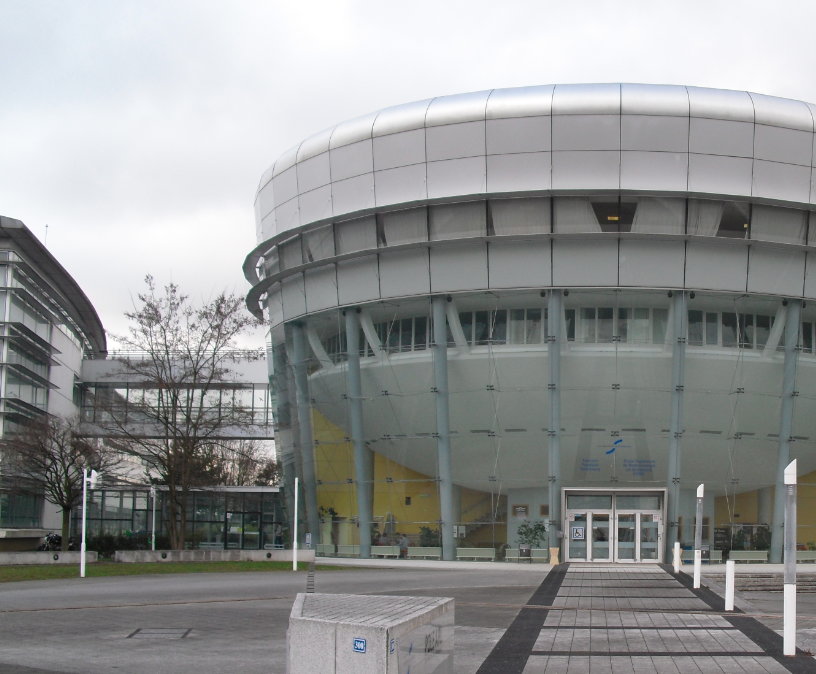
//> input picture TPS/t1.png, 816 x 674 px
$ ./TPS   (built with g++ and OpenCV 4)
//> lines starting //> are read from the running program, lines starting //| are printed output that depends on the picture; after the words box and inside, x2 and y2 are one past the last pixel; in counts of white or black regions, pixels touching at a corner belong together
# include "opencv2/highgui/highgui.hpp"
# include "opencv2/imgproc/imgproc.hpp"
# include <iostream>
# include <stdio.h>
# include <stdlib.h>
# include <list>

using namespace cv;
using namespace std;

int thresh = 125;
Mat t1, t2;
list <Point> C1, C2;

void DrawCoins(Mat gray, int x){
	Mat dst, dst_norm, dst_norm_scaled;
	cornerHarris(gray, dst, 2, 3, 0.04, BORDER_DEFAULT );
	normalize(dst, dst_norm, 0, 255, NORM_MINMAX, CV_32FC1, Mat() );
	convertScaleAbs(dst_norm, dst_norm_scaled );
	for( int j = 0; j < dst_norm.rows ; j++ ){
		for( int i = 0; i < dst_norm.cols; i++ ){
			if( (int) dst_norm.at<float>(j,i) > thresh ){
				Point P;
				P = Point(i,j);
				if(x == 1){
					circle(t1, Point(i,j), 5,  Scalar(0), 2, 8, 0 );
					C1.push_back(P);
				}
				if(x == 2) {
					circle(t2, Point(i,j), 5,  Scalar(0), 2, 8, 0 );
					C2.push_back(P);
				}
			}
		}
	}
}

int main( int argc, char** argv ){
	t1 = imread("t1.png");
//> t1 is the input picture: 674 rows x 816 cols, CV_8UC3; mean B, G, R 147.9, 148.2, 146.5
	t2 = imread("t2.png");
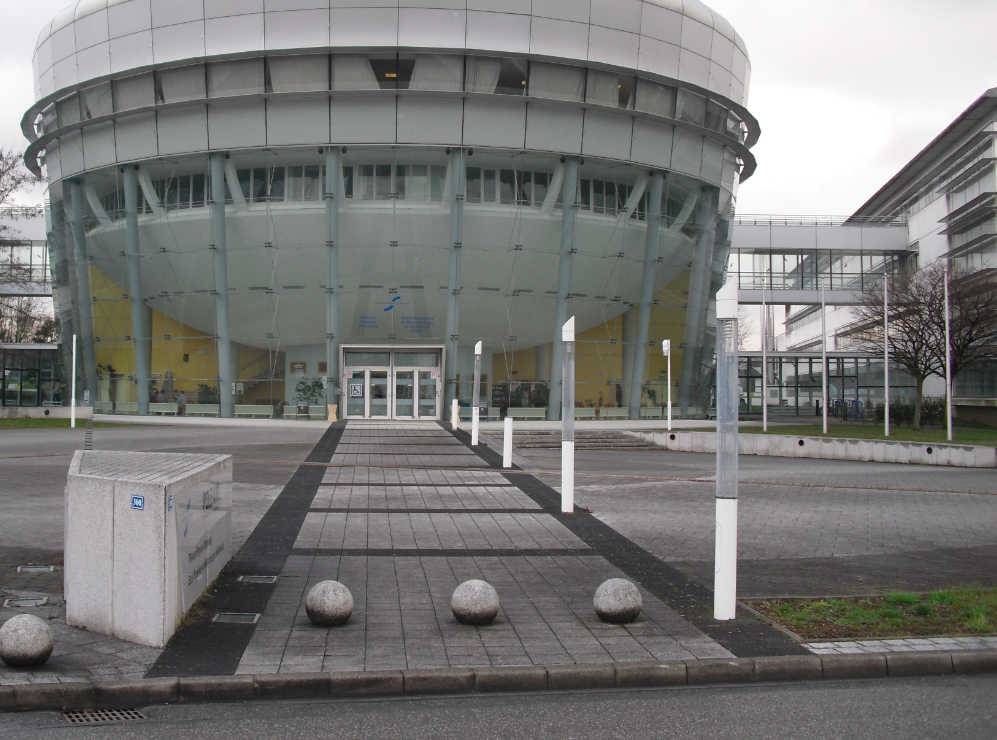
//> input picture TPS/t2.png, 997 x 740 px
//> t2 is the input picture: 740 rows x 997 cols, CV_8UC3; mean B, G, R 117.8, 119.2, 119.4

	Mat gray1, gray2;
	cvtColor(t1, gray1, COLOR_RGB2GRAY);
	cvtColor(t2, gray2, COLOR_RGB2GRAY);

	DrawCoins(gray1, 1);
//> after the loop in DrawCoins, `for( int j = 0; j < dst_norm.rows ; j++ )`:
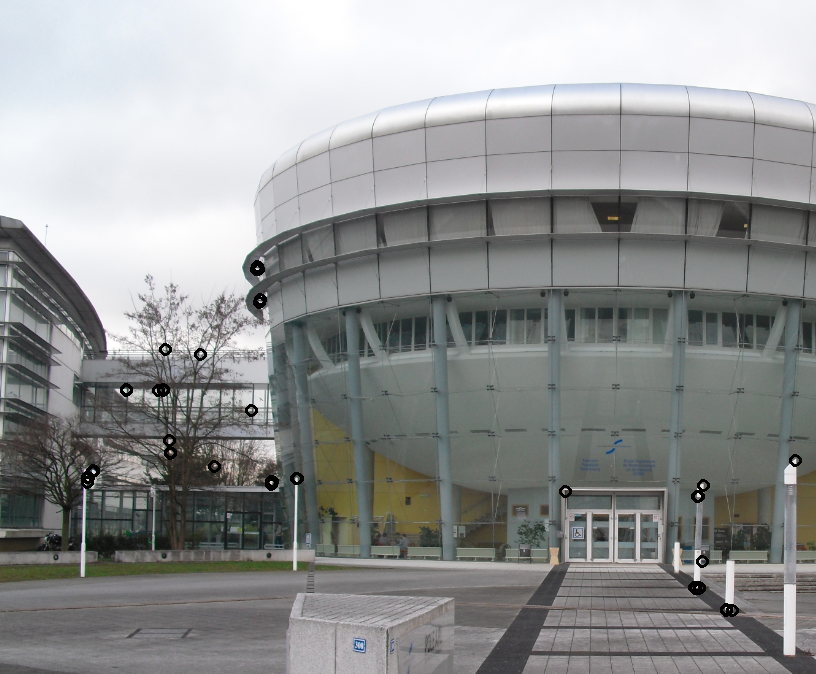
//> t1: 674 rows x 816 cols, CV_8UC3; 0.46% of pixels changed, all inside (x1, y1, x2, y2) = (81, 260, 802, 617)
//> after the loop in DrawCoins, `for( int j = 0; j < dst_norm.rows ; j++ )`: C1 = 42 items; C2 = 0 items
	DrawCoins(gray2, 2);
//> call 2 of DrawCoins, with x = 2
//> after the loop in DrawCoins (call 2), `for( int j = 0; j < dst_norm.rows ; j++ )`:
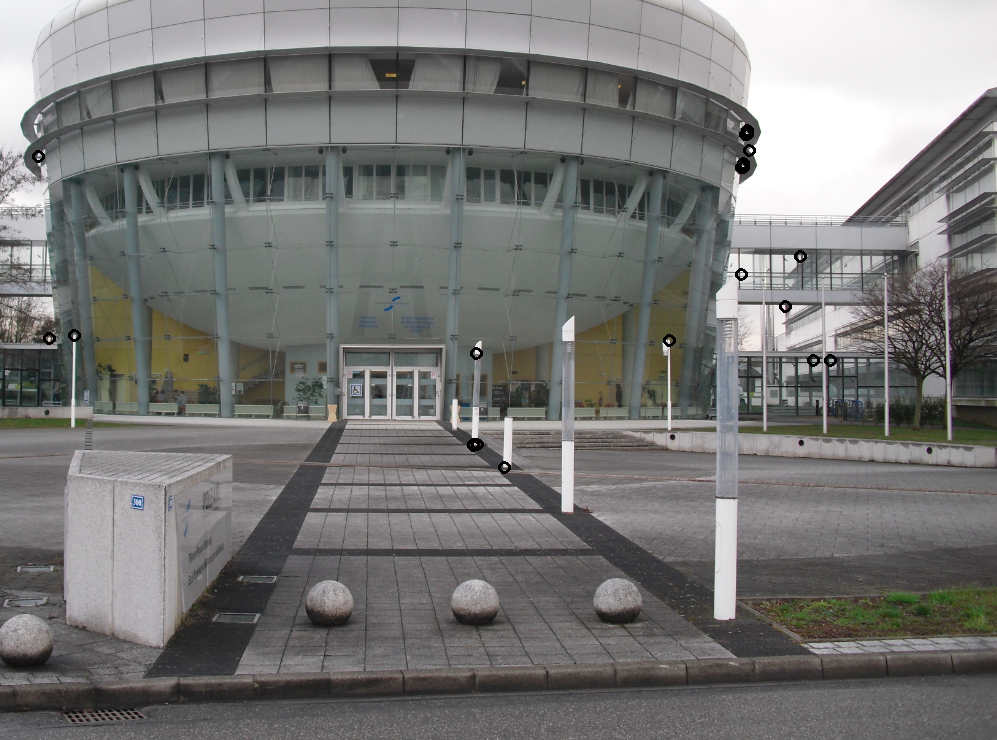
//> t2: 740 rows x 997 cols, CV_8UC3; 0.22% of pixels changed, all inside (x1, y1, x2, y2) = (32, 124, 837, 474)
//> after the loop in DrawCoins (call 2), `for( int j = 0; j < dst_norm.rows ; j++ )`: C2 = 27 items

	imshow("corners_window1", t1);
	imshow("corners_window2", t2);

	waitKey(0);
	return 0;
}
